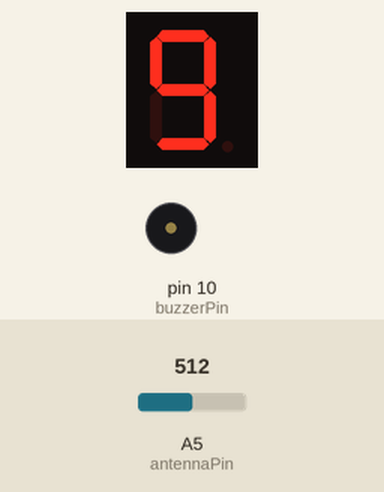
Simulated run of this sketch. Board: Arduino Uno, built with avr-gcc and run on an emulated ATmega328P. On the bench: 1-digit seven-segment display, buzzer (waves = sounding). Wiring (inferred from the names in the program): 1-digit 7-segment display, segments lit when HIGH: segments pin 2, pin 3, pin 4, pin 5, pin 6, pin 7, pin 8, pin 9. Inputs (shaded band) come from the test bench; at power-on: A5 (antennaPin) = 512. The segment pins are drawn as the display they are named for.

Above: at 1.2 s.
1.3 s: A5 (antennaPin) set to 12
At 1.43 s:
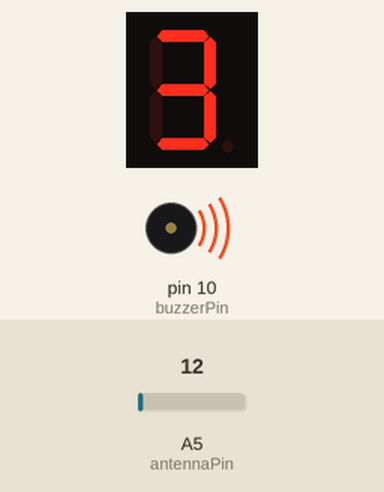
2.8 s: A5 (antennaPin) set to 9
At 4.1 s:
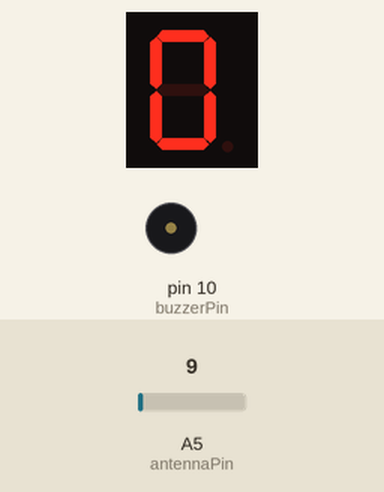
4.5 s: A5 (antennaPin) set to 110
At 5.1 s:
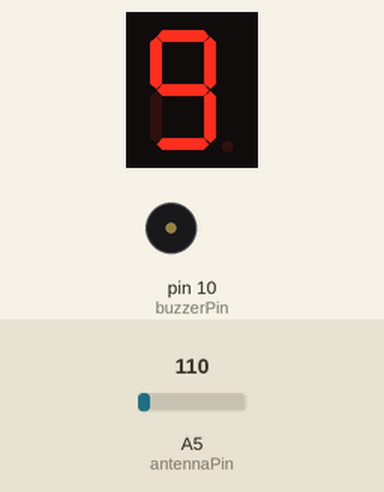
7.3 s: A5 (antennaPin) set to 0
At 8.4 s:
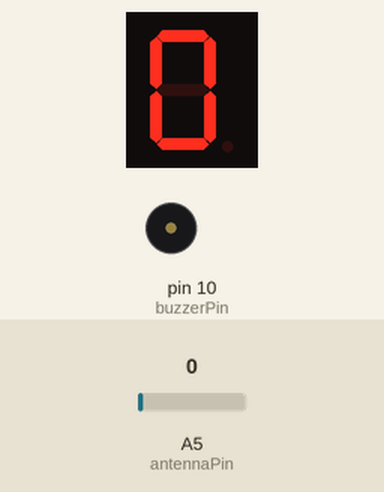
Timing chart, 0 to 9.8 s (numbered marks = the images above; inputs shaded):
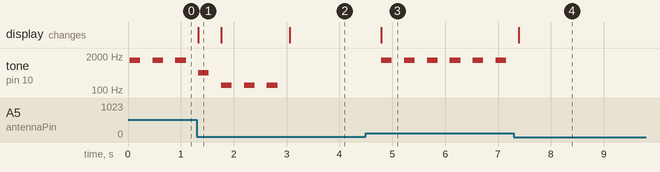

Measured:
- the behaviour switches between 11 and 10 on A5 (antennaPin) (found by bisection; images 1 and 2)
- after the input at 1.3 s, the display: changes at once (image 1)
- after the input at 2.8 s, tone on pin 10 (buzzerPin): goes on until 2.8 s, then stays silent; the display: changes after 0.26 s (image 2)
- after the input at 4.5 s, tone on pin 10 (buzzerPin): alternates 1350 Hz for 0.20 s and silent for 0.23 s, starting after 0.29 s; the display: changes after 0.29 s (image 3)
- after the input at 7.3 s, tone on pin 10 (buzzerPin): stops changing and stays silent; the display: changes after 0.09 s (image 4)
- by itself, tone on pin 10 (buzzerPin): repeats every 0.43 s: silent 0.23 s, 150 Hz 0.20 s
- what the display in image 1 shows lasts 0.5 s, from 1.3 s to 1.8 s

The sketch:

Homework3_EMF_Detector.ino
```cpp
const int pinA = 2;
const int pinB = 3;
const int pinC = 4;
const int pinD = 5;
const int pinE = 6;
const int pinF = 7;
const int pinG = 8;
const int pinDP = 9;

const int antennaPin = A5;
const int buzzerPin = 10;

const int buzzerFrequency = 150;
const int buzzerDuration = 200;

const int segSize = 8;
const int noOfDigits = 10;
bool dpState = LOW;

const int sample = 300;
const int maxValue = 100;
float value;
int reading;

unsigned long average;

int segments[segSize] = {
  pinA, pinB, pinC, pinD, pinE, pinF, pinG, pinDP
};

bool digitMatrix[noOfDigits][segSize - 1] = {
  {1, 1, 1, 1, 1, 1, 0}, // 0
  {0, 1, 1, 0, 0, 0, 0}, // 1
  {1, 1, 0, 1, 1, 0, 1}, // 2
  {1, 1, 1, 1, 0, 0, 1}, // 3
  {0, 1, 1, 0, 0, 1, 1}, // 4
  {1, 0, 1, 1, 0, 1, 1}, // 5
  {1, 0, 1, 1, 1, 1, 1}, // 6
  {1, 1, 1, 0, 0, 0, 0}, // 7
  {1, 1, 1, 1, 1, 1, 1}, // 8
  {1, 1, 1, 1, 0, 1, 1}  // 9
};

void displayNumber(byte digit, bool decimalPoint) {
  for (int i = 0; i < segSize - 1; i++) {
    digitalWrite(segments[i], digitMatrix[digit][i]);
  }
  digitalWrite(pinDP, decimalPoint);
}

void setup() {
  for (int i = 0; i < segSize; i++) {
    pinMode(segments[i], OUTPUT);
  }
  pinMode(antennaPin, INPUT);
  pinMode(buzzerPin, OUTPUT);
  Serial.begin(9600);
}

void loop() {
  for(int i = 0; i < sample; i++){
     reading = analogRead(antennaPin);
     average += reading;
  }

  value = average / sample;

  value = constrain(value, 0, maxValue);
  value = map(value, 0, maxValue + 1, 0, noOfDigits);

  displayNumber(value, LOW);
  average = 0;

  tone(buzzerPin, buzzerFrequency * value, buzzerDuration);

  delay(400);
}
```
